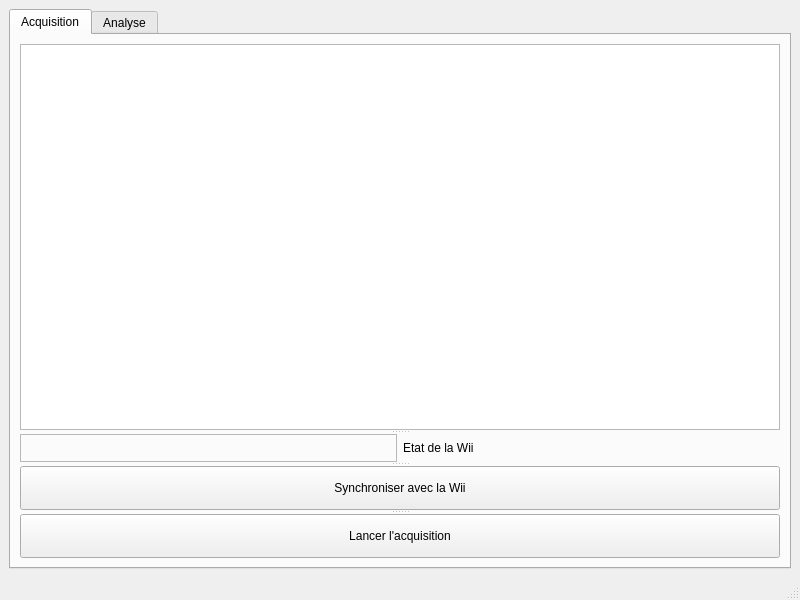
<?xml version="1.0" encoding="UTF-8"?>
<ui version="4.0">
 <class>MainWindow</class>
 <widget class="QMainWindow" name="MainWindow">
  <property name="geometry">
   <rect>
    <x>0</x>
    <y>0</y>
    <width>800</width>
    <height>600</height>
   </rect>
  </property>
  <property name="windowTitle">
   <string>MainWindow</string>
  </property>
  <widget class="QWidget" name="centralwidget">
   <layout class="QGridLayout" name="gridLayout">
    <item row="0" column="0">
     <layout class="QHBoxLayout" name="horizontalLayout">
      <item>
       <widget class="QTabWidget" name="tabWidget">
        <property name="currentIndex">
         <number>0</number>
        </property>
        <widget class="QWidget" name="tab">
         <attribute name="title">
          <string>Acquisition</string>
         </attribute>
         <layout class="QHBoxLayout" name="horizontalLayout_5">
          <item>
           <layout class="QHBoxLayout" name="horizontalLayout_4">
            <item>
             <widget class="QSplitter" name="splitter">
              <property name="orientation">
               <enum>Qt::Vertical</enum>
              </property>
              <widget class="QTextEdit" name="textEdit"/>
              <widget class="QWidget" name="">
               <layout class="QHBoxLayout" name="horizontalLayout_3">
                <item>
                 <widget class="QFrame" name="frame">
                  <property name="frameShape">
                   <enum>QFrame::StyledPanel</enum>
                  </property>
                  <property name="frameShadow">
                   <enum>QFrame::Raised</enum>
                  </property>
                  <zorder>label</zorder>
                 </widget>
                </item>
                <item>
                 <widget class="QLabel" name="label">
                  <property name="text">
                   <string>Etat de la Wii</string>
                  </property>
                 </widget>
                </item>
               </layout>
              </widget>
              <widget class="QPushButton" name="pushButton">
               <property name="text">
                <string>Synchroniser avec la Wii</string>
               </property>
              </widget>
              <widget class="QPushButton" name="pushButton_2">
               <property name="text">
                <string>Lancer l'acquisition</string>
               </property>
              </widget>
             </widget>
            </item>
           </layout>
          </item>
         </layout>
        </widget>
        <widget class="QWidget" name="tab_2">
         <attribute name="title">
          <string>Analyse</string>
         </attribute>
        </widget>
       </widget>
      </item>
     </layout>
    </item>
   </layout>
  </widget>
  <widget class="QMenuBar" name="menubar">
   <property name="geometry">
    <rect>
     <x>0</x>
     <y>0</y>
     <width>800</width>
     <height>23</height>
    </rect>
   </property>
  </widget>
  <widget class="QStatusBar" name="statusbar"/>
 </widget>
 <resources/>
 <connections/>
</ui>
